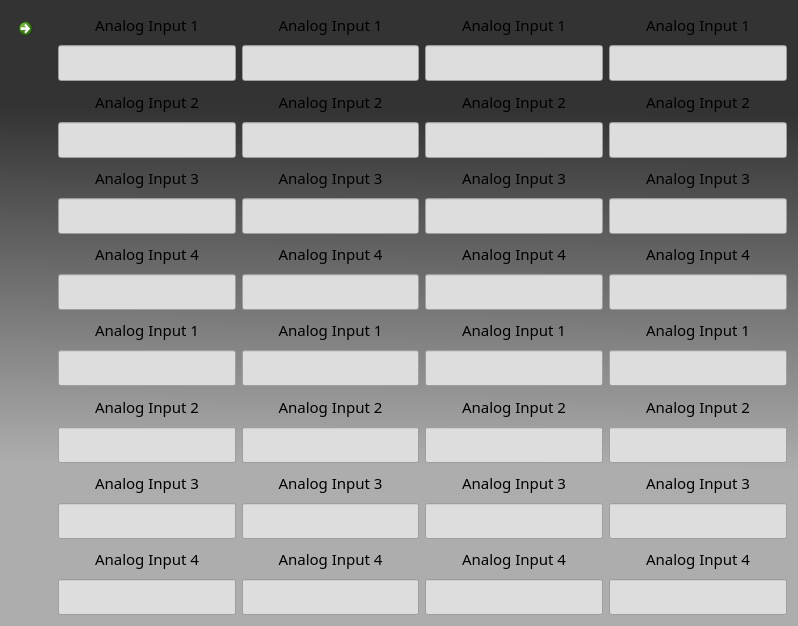
<?xml version="1.0" encoding="UTF-8"?>
<ui version="4.0">
 <class>EPSInterface</class>
 <widget class="QWidget" name="EPSInterface">
  <property name="geometry">
   <rect>
    <x>0</x>
    <y>0</y>
    <width>798</width>
    <height>626</height>
   </rect>
  </property>
  <property name="windowTitle">
   <string>EPS Interface</string>
  </property>
  <property name="autoFillBackground">
   <bool>false</bool>
  </property>
  <property name="styleSheet">
   <string notr="true">QWidget{
background-color: qlineargradient(spread:pad, x1:0.511258, y1:0.167, x2:0.5, y2:0.994624, stop:0.0107527 rgba(51, 51, 51, 255), stop:0.698925 rgba(173, 173, 173, 255));
}
QLabel{
background-color: transparent;
	font: 75 11pt &quot;Courier 10 Pitch&quot;;
	color: rgb(0, 0, 0);
}

QLineEdit{
background-color: rgb(221, 221, 221);
	color: rgb(0, 0, 0);
}

Spacer{
background-color: rgb(0, 255, 0);
}</string>
  </property>
  <layout class="QGridLayout" name="gridLayout">
   <item row="0" column="0">
    <layout class="QHBoxLayout" name="horizontalLayout_4">
     <item>
      <layout class="QVBoxLayout" name="verticalLayout_2">
       <item>
        <layout class="QHBoxLayout" name="horizontalLayout">
         <item>
          <widget class="QCommandLinkButton" name="LinkButtonBackEPS">
           <property name="maximumSize">
            <size>
             <width>41</width>
             <height>16777215</height>
            </size>
           </property>
           <property name="font">
            <font>
             <pointsize>14</pointsize>
            </font>
           </property>
           <property name="styleSheet">
            <string notr="true">background-color: rgb(206, 206, 206);</string>
           </property>
           <property name="text">
            <string/>
           </property>
           <property name="icon">
            <iconset resource="resources.qrc">
             <normaloff>:/images/green-back-button-icon-65921.png</normaloff>:/images/green-back-button-icon-65921.png</iconset>
           </property>
           <property name="iconSize">
            <size>
             <width>30</width>
             <height>30</height>
            </size>
           </property>
          </widget>
         </item>
         <item>
          <spacer name="horizontalSpacer">
           <property name="orientation">
            <enum>Qt::Horizontal</enum>
           </property>
           <property name="sizeHint" stdset="0">
            <size>
             <width>40</width>
             <height>20</height>
            </size>
           </property>
          </spacer>
         </item>
        </layout>
       </item>
       <item>
        <spacer name="verticalSpacer">
         <property name="orientation">
          <enum>Qt::Vertical</enum>
         </property>
         <property name="sizeHint" stdset="0">
          <size>
           <width>20</width>
           <height>40</height>
          </size>
         </property>
        </spacer>
       </item>
      </layout>
     </item>
     <item>
      <layout class="QVBoxLayout" name="verticalLayout_10">
       <item>
        <layout class="QHBoxLayout" name="horizontalLayout_2">
         <item>
          <layout class="QVBoxLayout" name="verticalLayout_9">
           <item>
            <widget class="QLabel" name="labelAI1">
             <property name="font">
              <font>
               <family>Courier 10 Pitch</family>
               <pointsize>11</pointsize>
               <weight>9</weight>
               <italic>false</italic>
               <bold>false</bold>
              </font>
             </property>
             <property name="text">
              <string>Analog Input 1</string>
             </property>
             <property name="alignment">
              <set>Qt::AlignCenter</set>
             </property>
            </widget>
           </item>
           <item>
            <widget class="QLineEdit" name="lineEditAI1">
             <property name="font">
              <font>
               <pointsize>18</pointsize>
              </font>
             </property>
             <property name="autoFillBackground">
              <bool>false</bool>
             </property>
             <property name="alignment">
              <set>Qt::AlignCenter</set>
             </property>
             <property name="readOnly">
              <bool>true</bool>
             </property>
            </widget>
           </item>
           <item>
            <widget class="QLabel" name="labelAI2">
             <property name="font">
              <font>
               <family>Courier 10 Pitch</family>
               <pointsize>11</pointsize>
               <weight>9</weight>
               <italic>false</italic>
               <bold>false</bold>
              </font>
             </property>
             <property name="text">
              <string>Analog Input 2</string>
             </property>
             <property name="alignment">
              <set>Qt::AlignCenter</set>
             </property>
            </widget>
           </item>
           <item>
            <widget class="QLineEdit" name="lineEditAI2">
             <property name="font">
              <font>
               <pointsize>18</pointsize>
              </font>
             </property>
             <property name="autoFillBackground">
              <bool>false</bool>
             </property>
             <property name="alignment">
              <set>Qt::AlignCenter</set>
             </property>
             <property name="readOnly">
              <bool>true</bool>
             </property>
            </widget>
           </item>
           <item>
            <widget class="QLabel" name="labelAI3">
             <property name="font">
              <font>
               <family>Courier 10 Pitch</family>
               <pointsize>11</pointsize>
               <weight>9</weight>
               <italic>false</italic>
               <bold>false</bold>
              </font>
             </property>
             <property name="text">
              <string>Analog Input 3</string>
             </property>
             <property name="alignment">
              <set>Qt::AlignCenter</set>
             </property>
            </widget>
           </item>
           <item>
            <widget class="QLineEdit" name="lineEditAI3">
             <property name="font">
              <font>
               <pointsize>18</pointsize>
              </font>
             </property>
             <property name="autoFillBackground">
              <bool>false</bool>
             </property>
             <property name="alignment">
              <set>Qt::AlignCenter</set>
             </property>
             <property name="readOnly">
              <bool>true</bool>
             </property>
            </widget>
           </item>
           <item>
            <widget class="QLabel" name="labelAI4">
             <property name="font">
              <font>
               <family>Courier 10 Pitch</family>
               <pointsize>11</pointsize>
               <weight>9</weight>
               <italic>false</italic>
               <bold>false</bold>
              </font>
             </property>
             <property name="mouseTracking">
              <bool>false</bool>
             </property>
             <property name="acceptDrops">
              <bool>true</bool>
             </property>
             <property name="text">
              <string>Analog Input 4</string>
             </property>
             <property name="alignment">
              <set>Qt::AlignCenter</set>
             </property>
            </widget>
           </item>
           <item>
            <widget class="QLineEdit" name="lineEditAI4">
             <property name="font">
              <font>
               <pointsize>18</pointsize>
              </font>
             </property>
             <property name="autoFillBackground">
              <bool>false</bool>
             </property>
             <property name="alignment">
              <set>Qt::AlignCenter</set>
             </property>
             <property name="readOnly">
              <bool>true</bool>
             </property>
            </widget>
           </item>
          </layout>
         </item>
         <item>
          <layout class="QVBoxLayout" name="verticalLayout_8">
           <item>
            <widget class="QLabel" name="labelAI5">
             <property name="font">
              <font>
               <family>Courier 10 Pitch</family>
               <pointsize>11</pointsize>
               <weight>9</weight>
               <italic>false</italic>
               <bold>false</bold>
              </font>
             </property>
             <property name="text">
              <string>Analog Input 1</string>
             </property>
             <property name="alignment">
              <set>Qt::AlignCenter</set>
             </property>
            </widget>
           </item>
           <item>
            <widget class="QLineEdit" name="lineEditAI5">
             <property name="font">
              <font>
               <pointsize>18</pointsize>
              </font>
             </property>
             <property name="autoFillBackground">
              <bool>false</bool>
             </property>
             <property name="alignment">
              <set>Qt::AlignCenter</set>
             </property>
             <property name="readOnly">
              <bool>true</bool>
             </property>
            </widget>
           </item>
           <item>
            <widget class="QLabel" name="labelAI6">
             <property name="font">
              <font>
               <family>Courier 10 Pitch</family>
               <pointsize>11</pointsize>
               <weight>9</weight>
               <italic>false</italic>
               <bold>false</bold>
              </font>
             </property>
             <property name="text">
              <string>Analog Input 2</string>
             </property>
             <property name="alignment">
              <set>Qt::AlignCenter</set>
             </property>
            </widget>
           </item>
           <item>
            <widget class="QLineEdit" name="lineEditAI6">
             <property name="font">
              <font>
               <pointsize>18</pointsize>
              </font>
             </property>
             <property name="autoFillBackground">
              <bool>false</bool>
             </property>
             <property name="alignment">
              <set>Qt::AlignCenter</set>
             </property>
             <property name="readOnly">
              <bool>true</bool>
             </property>
            </widget>
           </item>
           <item>
            <widget class="QLabel" name="labelAI7">
             <property name="font">
              <font>
               <family>Courier 10 Pitch</family>
               <pointsize>11</pointsize>
               <weight>9</weight>
               <italic>false</italic>
               <bold>false</bold>
              </font>
             </property>
             <property name="text">
              <string>Analog Input 3</string>
             </property>
             <property name="alignment">
              <set>Qt::AlignCenter</set>
             </property>
            </widget>
           </item>
           <item>
            <widget class="QLineEdit" name="lineEditAI7">
             <property name="font">
              <font>
               <pointsize>18</pointsize>
              </font>
             </property>
             <property name="autoFillBackground">
              <bool>false</bool>
             </property>
             <property name="alignment">
              <set>Qt::AlignCenter</set>
             </property>
             <property name="readOnly">
              <bool>true</bool>
             </property>
            </widget>
           </item>
           <item>
            <widget class="QLabel" name="labelAI8">
             <property name="font">
              <font>
               <family>Courier 10 Pitch</family>
               <pointsize>11</pointsize>
               <weight>9</weight>
               <italic>false</italic>
               <bold>false</bold>
              </font>
             </property>
             <property name="text">
              <string>Analog Input 4</string>
             </property>
             <property name="alignment">
              <set>Qt::AlignCenter</set>
             </property>
            </widget>
           </item>
           <item>
            <widget class="QLineEdit" name="lineEditAI8">
             <property name="font">
              <font>
               <pointsize>18</pointsize>
              </font>
             </property>
             <property name="autoFillBackground">
              <bool>false</bool>
             </property>
             <property name="alignment">
              <set>Qt::AlignCenter</set>
             </property>
             <property name="readOnly">
              <bool>true</bool>
             </property>
            </widget>
           </item>
          </layout>
         </item>
         <item>
          <layout class="QVBoxLayout" name="verticalLayout_7">
           <item>
            <widget class="QLabel" name="labelAI9">
             <property name="font">
              <font>
               <family>Courier 10 Pitch</family>
               <pointsize>11</pointsize>
               <weight>9</weight>
               <italic>false</italic>
               <bold>false</bold>
              </font>
             </property>
             <property name="text">
              <string>Analog Input 1</string>
             </property>
             <property name="alignment">
              <set>Qt::AlignCenter</set>
             </property>
            </widget>
           </item>
           <item>
            <widget class="QLineEdit" name="lineEditAI9">
             <property name="font">
              <font>
               <pointsize>18</pointsize>
              </font>
             </property>
             <property name="autoFillBackground">
              <bool>false</bool>
             </property>
             <property name="alignment">
              <set>Qt::AlignCenter</set>
             </property>
             <property name="readOnly">
              <bool>true</bool>
             </property>
            </widget>
           </item>
           <item>
            <widget class="QLabel" name="labelAI10">
             <property name="font">
              <font>
               <family>Courier 10 Pitch</family>
               <pointsize>11</pointsize>
               <weight>9</weight>
               <italic>false</italic>
               <bold>false</bold>
              </font>
             </property>
             <property name="text">
              <string>Analog Input 2</string>
             </property>
             <property name="alignment">
              <set>Qt::AlignCenter</set>
             </property>
            </widget>
           </item>
           <item>
            <widget class="QLineEdit" name="lineEditAI10">
             <property name="font">
              <font>
               <pointsize>18</pointsize>
              </font>
             </property>
             <property name="autoFillBackground">
              <bool>false</bool>
             </property>
             <property name="alignment">
              <set>Qt::AlignCenter</set>
             </property>
             <property name="readOnly">
              <bool>true</bool>
             </property>
            </widget>
           </item>
           <item>
            <widget class="QLabel" name="labelAI11">
             <property name="font">
              <font>
               <family>Courier 10 Pitch</family>
               <pointsize>11</pointsize>
               <weight>9</weight>
               <italic>false</italic>
               <bold>false</bold>
              </font>
             </property>
             <property name="text">
              <string>Analog Input 3</string>
             </property>
             <property name="alignment">
              <set>Qt::AlignCenter</set>
             </property>
            </widget>
           </item>
           <item>
            <widget class="QLineEdit" name="lineEditAI11">
             <property name="font">
              <font>
               <pointsize>18</pointsize>
              </font>
             </property>
             <property name="autoFillBackground">
              <bool>false</bool>
             </property>
             <property name="alignment">
              <set>Qt::AlignCenter</set>
             </property>
             <property name="readOnly">
              <bool>true</bool>
             </property>
            </widget>
           </item>
           <item>
            <widget class="QLabel" name="labelAI12">
             <property name="font">
              <font>
               <family>Courier 10 Pitch</family>
               <pointsize>11</pointsize>
               <weight>9</weight>
               <italic>false</italic>
               <bold>false</bold>
              </font>
             </property>
             <property name="text">
              <string>Analog Input 4</string>
             </property>
             <property name="alignment">
              <set>Qt::AlignCenter</set>
             </property>
            </widget>
           </item>
           <item>
            <widget class="QLineEdit" name="lineEditAI12">
             <property name="font">
              <font>
               <pointsize>18</pointsize>
              </font>
             </property>
             <property name="autoFillBackground">
              <bool>false</bool>
             </property>
             <property name="alignment">
              <set>Qt::AlignCenter</set>
             </property>
             <property name="readOnly">
              <bool>true</bool>
             </property>
            </widget>
           </item>
          </layout>
         </item>
         <item>
          <layout class="QVBoxLayout" name="verticalLayout_6">
           <item>
            <widget class="QLabel" name="labelAI13">
             <property name="font">
              <font>
               <family>Courier 10 Pitch</family>
               <pointsize>11</pointsize>
               <weight>9</weight>
               <italic>false</italic>
               <bold>false</bold>
              </font>
             </property>
             <property name="text">
              <string>Analog Input 1</string>
             </property>
             <property name="alignment">
              <set>Qt::AlignCenter</set>
             </property>
            </widget>
           </item>
           <item>
            <widget class="QLineEdit" name="lineEditAI13">
             <property name="font">
              <font>
               <pointsize>18</pointsize>
              </font>
             </property>
             <property name="autoFillBackground">
              <bool>false</bool>
             </property>
             <property name="alignment">
              <set>Qt::AlignCenter</set>
             </property>
             <property name="readOnly">
              <bool>true</bool>
             </property>
            </widget>
           </item>
           <item>
            <widget class="QLabel" name="labelAI14">
             <property name="font">
              <font>
               <family>Courier 10 Pitch</family>
               <pointsize>11</pointsize>
               <weight>9</weight>
               <italic>false</italic>
               <bold>false</bold>
              </font>
             </property>
             <property name="text">
              <string>Analog Input 2</string>
             </property>
             <property name="alignment">
              <set>Qt::AlignCenter</set>
             </property>
            </widget>
           </item>
           <item>
            <widget class="QLineEdit" name="lineEditAI14">
             <property name="font">
              <font>
               <pointsize>18</pointsize>
              </font>
             </property>
             <property name="autoFillBackground">
              <bool>false</bool>
             </property>
             <property name="alignment">
              <set>Qt::AlignCenter</set>
             </property>
             <property name="readOnly">
              <bool>true</bool>
             </property>
            </widget>
           </item>
           <item>
            <widget class="QLabel" name="labelAI15">
             <property name="font">
              <font>
               <family>Courier 10 Pitch</family>
               <pointsize>11</pointsize>
               <weight>9</weight>
               <italic>false</italic>
               <bold>false</bold>
              </font>
             </property>
             <property name="text">
              <string>Analog Input 3</string>
             </property>
             <property name="alignment">
              <set>Qt::AlignCenter</set>
             </property>
            </widget>
           </item>
           <item>
            <widget class="QLineEdit" name="lineEditAI15">
             <property name="font">
              <font>
               <pointsize>18</pointsize>
              </font>
             </property>
             <property name="autoFillBackground">
              <bool>false</bool>
             </property>
             <property name="alignment">
              <set>Qt::AlignCenter</set>
             </property>
             <property name="readOnly">
              <bool>true</bool>
             </property>
            </widget>
           </item>
           <item>
            <widget class="QLabel" name="labelAI16">
             <property name="font">
              <font>
               <family>Courier 10 Pitch</family>
               <pointsize>11</pointsize>
               <weight>9</weight>
               <italic>false</italic>
               <bold>false</bold>
              </font>
             </property>
             <property name="text">
              <string>Analog Input 4</string>
             </property>
             <property name="alignment">
              <set>Qt::AlignCenter</set>
             </property>
            </widget>
           </item>
           <item>
            <widget class="QLineEdit" name="lineEditAI16">
             <property name="font">
              <font>
               <pointsize>18</pointsize>
              </font>
             </property>
             <property name="autoFillBackground">
              <bool>false</bool>
             </property>
             <property name="alignment">
              <set>Qt::AlignCenter</set>
             </property>
             <property name="readOnly">
              <bool>true</bool>
             </property>
            </widget>
           </item>
          </layout>
         </item>
        </layout>
       </item>
       <item>
        <layout class="QHBoxLayout" name="horizontalLayout_3">
         <item>
          <layout class="QVBoxLayout" name="verticalLayout">
           <item>
            <widget class="QLabel" name="labelAI17">
             <property name="font">
              <font>
               <family>Courier 10 Pitch</family>
               <pointsize>11</pointsize>
               <weight>9</weight>
               <italic>false</italic>
               <bold>false</bold>
              </font>
             </property>
             <property name="text">
              <string>Analog Input 1</string>
             </property>
             <property name="alignment">
              <set>Qt::AlignCenter</set>
             </property>
            </widget>
           </item>
           <item>
            <widget class="QLineEdit" name="lineEditAI17">
             <property name="font">
              <font>
               <pointsize>18</pointsize>
              </font>
             </property>
             <property name="autoFillBackground">
              <bool>false</bool>
             </property>
             <property name="alignment">
              <set>Qt::AlignCenter</set>
             </property>
             <property name="readOnly">
              <bool>true</bool>
             </property>
            </widget>
           </item>
           <item>
            <widget class="QLabel" name="labelAI18">
             <property name="font">
              <font>
               <family>Courier 10 Pitch</family>
               <pointsize>11</pointsize>
               <weight>9</weight>
               <italic>false</italic>
               <bold>false</bold>
              </font>
             </property>
             <property name="text">
              <string>Analog Input 2</string>
             </property>
             <property name="alignment">
              <set>Qt::AlignCenter</set>
             </property>
            </widget>
           </item>
           <item>
            <widget class="QLineEdit" name="lineEditAI18">
             <property name="font">
              <font>
               <pointsize>18</pointsize>
              </font>
             </property>
             <property name="autoFillBackground">
              <bool>false</bool>
             </property>
             <property name="alignment">
              <set>Qt::AlignCenter</set>
             </property>
             <property name="readOnly">
              <bool>true</bool>
             </property>
            </widget>
           </item>
           <item>
            <widget class="QLabel" name="labelAI19">
             <property name="font">
              <font>
               <family>Courier 10 Pitch</family>
               <pointsize>11</pointsize>
               <weight>9</weight>
               <italic>false</italic>
               <bold>false</bold>
              </font>
             </property>
             <property name="text">
              <string>Analog Input 3</string>
             </property>
             <property name="alignment">
              <set>Qt::AlignCenter</set>
             </property>
            </widget>
           </item>
           <item>
            <widget class="QLineEdit" name="lineEditAI19">
             <property name="font">
              <font>
               <pointsize>18</pointsize>
              </font>
             </property>
             <property name="autoFillBackground">
              <bool>false</bool>
             </property>
             <property name="alignment">
              <set>Qt::AlignCenter</set>
             </property>
             <property name="readOnly">
              <bool>true</bool>
             </property>
            </widget>
           </item>
           <item>
            <widget class="QLabel" name="labelAI20">
             <property name="font">
              <font>
               <family>Courier 10 Pitch</family>
               <pointsize>11</pointsize>
               <weight>9</weight>
               <italic>false</italic>
               <bold>false</bold>
              </font>
             </property>
             <property name="text">
              <string>Analog Input 4</string>
             </property>
             <property name="alignment">
              <set>Qt::AlignCenter</set>
             </property>
            </widget>
           </item>
           <item>
            <widget class="QLineEdit" name="lineEditAI20">
             <property name="font">
              <font>
               <pointsize>18</pointsize>
              </font>
             </property>
             <property name="autoFillBackground">
              <bool>false</bool>
             </property>
             <property name="alignment">
              <set>Qt::AlignCenter</set>
             </property>
             <property name="readOnly">
              <bool>true</bool>
             </property>
            </widget>
           </item>
          </layout>
         </item>
         <item>
          <layout class="QVBoxLayout" name="verticalLayout_3">
           <item>
            <widget class="QLabel" name="labelAI21">
             <property name="font">
              <font>
               <family>Courier 10 Pitch</family>
               <pointsize>11</pointsize>
               <weight>9</weight>
               <italic>false</italic>
               <bold>false</bold>
              </font>
             </property>
             <property name="text">
              <string>Analog Input 1</string>
             </property>
             <property name="alignment">
              <set>Qt::AlignCenter</set>
             </property>
            </widget>
           </item>
           <item>
            <widget class="QLineEdit" name="lineEditAI21">
             <property name="font">
              <font>
               <pointsize>18</pointsize>
              </font>
             </property>
             <property name="autoFillBackground">
              <bool>false</bool>
             </property>
             <property name="alignment">
              <set>Qt::AlignCenter</set>
             </property>
             <property name="readOnly">
              <bool>true</bool>
             </property>
            </widget>
           </item>
           <item>
            <widget class="QLabel" name="labelAI22">
             <property name="font">
              <font>
               <family>Courier 10 Pitch</family>
               <pointsize>11</pointsize>
               <weight>9</weight>
               <italic>false</italic>
               <bold>false</bold>
              </font>
             </property>
             <property name="text">
              <string>Analog Input 2</string>
             </property>
             <property name="alignment">
              <set>Qt::AlignCenter</set>
             </property>
            </widget>
           </item>
           <item>
            <widget class="QLineEdit" name="lineEditAI22">
             <property name="font">
              <font>
               <pointsize>18</pointsize>
              </font>
             </property>
             <property name="autoFillBackground">
              <bool>false</bool>
             </property>
             <property name="alignment">
              <set>Qt::AlignCenter</set>
             </property>
             <property name="readOnly">
              <bool>true</bool>
             </property>
            </widget>
           </item>
           <item>
            <widget class="QLabel" name="labelAI23">
             <property name="font">
              <font>
               <family>Courier 10 Pitch</family>
               <pointsize>11</pointsize>
               <weight>9</weight>
               <italic>false</italic>
               <bold>false</bold>
              </font>
             </property>
             <property name="text">
              <string>Analog Input 3</string>
             </property>
             <property name="alignment">
              <set>Qt::AlignCenter</set>
             </property>
            </widget>
           </item>
           <item>
            <widget class="QLineEdit" name="lineEditAI23">
             <property name="font">
              <font>
               <pointsize>18</pointsize>
              </font>
             </property>
             <property name="autoFillBackground">
              <bool>false</bool>
             </property>
             <property name="alignment">
              <set>Qt::AlignCenter</set>
             </property>
             <property name="readOnly">
              <bool>true</bool>
             </property>
            </widget>
           </item>
           <item>
            <widget class="QLabel" name="labelAI24">
             <property name="font">
              <font>
               <family>Courier 10 Pitch</family>
               <pointsize>11</pointsize>
               <weight>9</weight>
               <italic>false</italic>
               <bold>false</bold>
              </font>
             </property>
             <property name="text">
              <string>Analog Input 4</string>
             </property>
             <property name="alignment">
              <set>Qt::AlignCenter</set>
             </property>
            </widget>
           </item>
           <item>
            <widget class="QLineEdit" name="lineEditAI24">
             <property name="font">
              <font>
               <pointsize>18</pointsize>
              </font>
             </property>
             <property name="autoFillBackground">
              <bool>false</bool>
             </property>
             <property name="alignment">
              <set>Qt::AlignCenter</set>
             </property>
             <property name="readOnly">
              <bool>true</bool>
             </property>
            </widget>
           </item>
          </layout>
         </item>
         <item>
          <layout class="QVBoxLayout" name="verticalLayout_4">
           <item>
            <widget class="QLabel" name="labelAI25">
             <property name="font">
              <font>
               <family>Courier 10 Pitch</family>
               <pointsize>11</pointsize>
               <weight>9</weight>
               <italic>false</italic>
               <bold>false</bold>
              </font>
             </property>
             <property name="text">
              <string>Analog Input 1</string>
             </property>
             <property name="alignment">
              <set>Qt::AlignCenter</set>
             </property>
            </widget>
           </item>
           <item>
            <widget class="QLineEdit" name="lineEditAI25">
             <property name="font">
              <font>
               <pointsize>18</pointsize>
              </font>
             </property>
             <property name="autoFillBackground">
              <bool>false</bool>
             </property>
             <property name="alignment">
              <set>Qt::AlignCenter</set>
             </property>
             <property name="readOnly">
              <bool>true</bool>
             </property>
            </widget>
           </item>
           <item>
            <widget class="QLabel" name="labelAI26">
             <property name="font">
              <font>
               <family>Courier 10 Pitch</family>
               <pointsize>11</pointsize>
               <weight>9</weight>
               <italic>false</italic>
               <bold>false</bold>
              </font>
             </property>
             <property name="text">
              <string>Analog Input 2</string>
             </property>
             <property name="alignment">
              <set>Qt::AlignCenter</set>
             </property>
            </widget>
           </item>
           <item>
            <widget class="QLineEdit" name="lineEditAI26">
             <property name="font">
              <font>
               <pointsize>18</pointsize>
              </font>
             </property>
             <property name="autoFillBackground">
              <bool>false</bool>
             </property>
             <property name="alignment">
              <set>Qt::AlignCenter</set>
             </property>
             <property name="readOnly">
              <bool>true</bool>
             </property>
            </widget>
           </item>
           <item>
            <widget class="QLabel" name="labelAI27">
             <property name="font">
              <font>
               <family>Courier 10 Pitch</family>
               <pointsize>11</pointsize>
               <weight>9</weight>
               <italic>false</italic>
               <bold>false</bold>
              </font>
             </property>
             <property name="text">
              <string>Analog Input 3</string>
             </property>
             <property name="alignment">
              <set>Qt::AlignCenter</set>
             </property>
            </widget>
           </item>
           <item>
            <widget class="QLineEdit" name="lineEditAI27">
             <property name="font">
              <font>
               <pointsize>18</pointsize>
              </font>
             </property>
             <property name="autoFillBackground">
              <bool>false</bool>
             </property>
             <property name="alignment">
              <set>Qt::AlignCenter</set>
             </property>
             <property name="readOnly">
              <bool>true</bool>
             </property>
            </widget>
           </item>
           <item>
            <widget class="QLabel" name="labelAI28">
             <property name="font">
              <font>
               <family>Courier 10 Pitch</family>
               <pointsize>11</pointsize>
               <weight>9</weight>
               <italic>false</italic>
               <bold>false</bold>
              </font>
             </property>
             <property name="text">
              <string>Analog Input 4</string>
             </property>
             <property name="alignment">
              <set>Qt::AlignCenter</set>
             </property>
            </widget>
           </item>
           <item>
            <widget class="QLineEdit" name="lineEditAI28">
             <property name="font">
              <font>
               <pointsize>18</pointsize>
              </font>
             </property>
             <property name="autoFillBackground">
              <bool>false</bool>
             </property>
             <property name="alignment">
              <set>Qt::AlignCenter</set>
             </property>
             <property name="readOnly">
              <bool>true</bool>
             </property>
            </widget>
           </item>
          </layout>
         </item>
         <item>
          <layout class="QVBoxLayout" name="verticalLayout_5">
           <item>
            <widget class="QLabel" name="labelAI29">
             <property name="font">
              <font>
               <family>Courier 10 Pitch</family>
               <pointsize>11</pointsize>
               <weight>9</weight>
               <italic>false</italic>
               <bold>false</bold>
              </font>
             </property>
             <property name="text">
              <string>Analog Input 1</string>
             </property>
             <property name="alignment">
              <set>Qt::AlignCenter</set>
             </property>
            </widget>
           </item>
           <item>
            <widget class="QLineEdit" name="lineEditAI29">
             <property name="font">
              <font>
               <pointsize>18</pointsize>
              </font>
             </property>
             <property name="autoFillBackground">
              <bool>false</bool>
             </property>
             <property name="alignment">
              <set>Qt::AlignCenter</set>
             </property>
             <property name="readOnly">
              <bool>true</bool>
             </property>
            </widget>
           </item>
           <item>
            <widget class="QLabel" name="labelAI30">
             <property name="font">
              <font>
               <family>Courier 10 Pitch</family>
               <pointsize>11</pointsize>
               <weight>9</weight>
               <italic>false</italic>
               <bold>false</bold>
              </font>
             </property>
             <property name="text">
              <string>Analog Input 2</string>
             </property>
             <property name="alignment">
              <set>Qt::AlignCenter</set>
             </property>
            </widget>
           </item>
           <item>
            <widget class="QLineEdit" name="lineEditAI30">
             <property name="font">
              <font>
               <pointsize>18</pointsize>
              </font>
             </property>
             <property name="autoFillBackground">
              <bool>false</bool>
             </property>
             <property name="alignment">
              <set>Qt::AlignCenter</set>
             </property>
             <property name="readOnly">
              <bool>true</bool>
             </property>
            </widget>
           </item>
           <item>
            <widget class="QLabel" name="labelAI31">
             <property name="font">
              <font>
               <family>Courier 10 Pitch</family>
               <pointsize>11</pointsize>
               <weight>9</weight>
               <italic>false</italic>
               <bold>false</bold>
              </font>
             </property>
             <property name="text">
              <string>Analog Input 3</string>
             </property>
             <property name="alignment">
              <set>Qt::AlignCenter</set>
             </property>
            </widget>
           </item>
           <item>
            <widget class="QLineEdit" name="lineEditAI31">
             <property name="font">
              <font>
               <pointsize>18</pointsize>
              </font>
             </property>
             <property name="autoFillBackground">
              <bool>false</bool>
             </property>
             <property name="alignment">
              <set>Qt::AlignCenter</set>
             </property>
             <property name="readOnly">
              <bool>true</bool>
             </property>
            </widget>
           </item>
           <item>
            <widget class="QLabel" name="labelAI32">
             <property name="font">
              <font>
               <family>Courier 10 Pitch</family>
               <pointsize>11</pointsize>
               <weight>9</weight>
               <italic>false</italic>
               <bold>false</bold>
              </font>
             </property>
             <property name="text">
              <string>Analog Input 4</string>
             </property>
             <property name="alignment">
              <set>Qt::AlignCenter</set>
             </property>
            </widget>
           </item>
           <item>
            <widget class="QLineEdit" name="lineEditAI32">
             <property name="font">
              <font>
               <pointsize>18</pointsize>
              </font>
             </property>
             <property name="autoFillBackground">
              <bool>false</bool>
             </property>
             <property name="alignment">
              <set>Qt::AlignCenter</set>
             </property>
             <property name="readOnly">
              <bool>true</bool>
             </property>
            </widget>
           </item>
          </layout>
         </item>
        </layout>
       </item>
      </layout>
     </item>
    </layout>
   </item>
  </layout>
 </widget>
 <resources>
  <include location="resources.qrc"/>
  <include location="resources.qrc"/>
 </resources>
 <connections/>
</ui>
